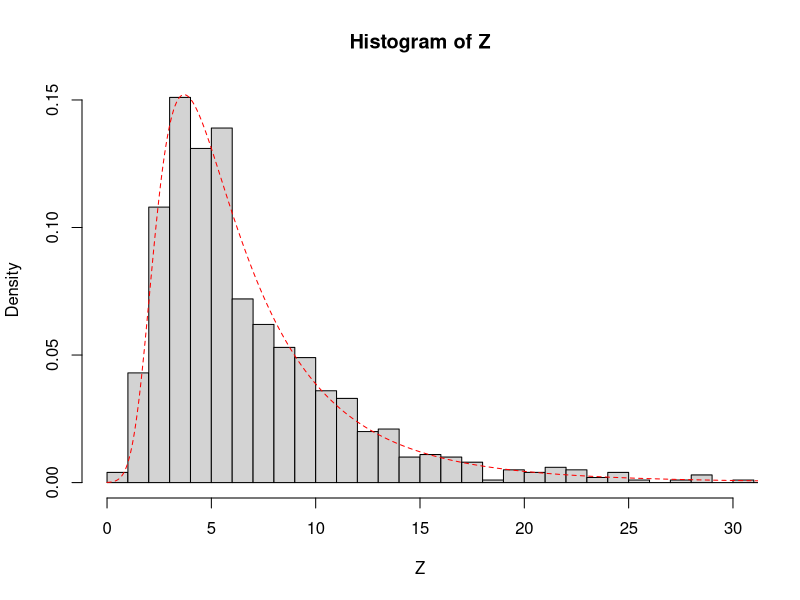

This figure's R source:
## ---- chunk 1
knitr::opts_chunk$set(echo = TRUE)
options(scipen = 999)
## ---- chunk 2
P <- function(x) {
	if (x %in% c(1:6)) {
		return(1 / 6)
	} else {
		return(0)
	}
}

S2 <- function(x, verbose = F) {
	total <- 0
	for (k in 0:x) {
		total <- total + (P(k) * P(x - k))

		if (verbose) {
			print(paste0("x=", x))
			print(paste0("k=", k, ", P(k)=", P(k)))
			print(paste0("x-k=", x-k, ", P(x-k)=", P(x-k)))
			print(paste0("P(k)P(x-k)=", P(k) * P(x - k)))
			print(paste0("total=", total))
		}
	}
	return(total)
}
    
S3 <- function(x) {
	total <- 0
	for (k in 0:x) {
		prob <- S2(k) * P(x - k)
		total <- total + prob
	}
	return(total)
}

# part a
total <- 0
for (i in 1:9) {
	total <- total + S3(i)
}

1 - total

# part b
total <- 0
for (i in 0:((3 * 6) - 1)) {
	if (i %% 2 == 1) {
		total <- total + S3(i)
	}
}

1 - total
## ---- chunk 3
# PMF
P <- function(x) {
	if (x %in% c(1:6)) {
		return(1 / 6)
	} else {
		return(0)
	}
}

# S(2). Include some traces.
S2 <- function(x, verbose = F) {
	total <- 0
	
	if (verbose) {
		print(paste0("x=", x))
	}
	for (k in 0:x) {
		total <- total + (P(k) * P(x - k))

		if (verbose) {
			print(paste0("k=", k, ", x-k=", x-k))
			print(paste0("    P(k)=", P(k), ", P(x-k)=", P(x-k)))
			print(paste0("    P(k)P(x-k)=", P(k) * P(x - k)))
			print(paste0("    total=", total))
		}
	}
	return(total)
}
    
S3 <- function(x, verbose = F) {
	total <- 0
	for (k in 0:x) {
		prob <- S2(k, verbose) * P(x - k)
		total <- total + prob
	}
	return(total)
}
## ---- chunk 4
P(0)
P(3)
P(7)
## ---- chunk 5
S2(2, verbose = T)
S2(3, verbose = T)
## ---- chunk 6
S3(3, verbose = T)
## ---- chunk 7
total <- 0
for (i in 1:9) {
	total <- total + S3(i)
}

1 - total
## ---- chunk 8
total <- 0
for (i in 0:((3 * 6) - 1)) {
	if (i %% 2 == 1) {
		total <- total + S3(i)
	}
}

1 - total
## ---- chunk 9
f.X <- function(x) dnorm(x,1,0.5)        # normal (mu=1.5, sigma=0.5)
f.Y <- function(y) dlnorm(y,1.5, 0.75)   # log-normal (mu=1.5, sigma=0.75)
# convolution integral
f.Z <- function(z) integrate(function(x,z) f.Y(z-x)*f.X(x),-Inf,Inf,z)$value
f.Z <- Vectorize(f.Z)                    # need to vectorize the resulting fn.

set.seed(1)                              # for reproducible example
X <- rnorm(1000,1,0.5)
Y <- rlnorm(1000,1.5,0.75)
Z <- X + Y
# compare the methods
hist(Z,freq=F,breaks=50, xlim=c(0,30))
z <- seq(0,50,0.01)
lines(z,f.Z(z),lty=2,col="red")
## ---- chunk 10
# PMF
P <- function(x) {
	# if (x %in% c(1:6)) {
	# 	return(1 / 6)
	# } else {
	# 	return(0)
	# }
	dist <- c(01/4, 1/2, 1/8, 1/8)
	if (x %in% c(-1:2)) {
		return(dist[x + 1])
	} else {
		return(0)
	}
}

